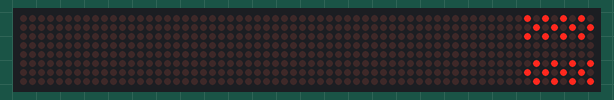
This sketch was run on a simulated Arduino Uno, built with avr-gcc and run on an emulated ATmega328P. Parts: 64×8 LED matrix.

Above: at 0.1 s.
At 1.1 s:
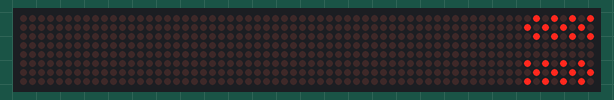

Measured:
- what the display in image 1 shows lasts 1.0 s, from 1.0 s to 2.0 s

The sketch:

Project_Task3-2.ino
```cpp
#include <LedControl.h>

int DIN = 12;
int CS= 11;
int CLK = 10;
LedControl lc=LedControl(DIN,CLK,CS,0);

void setup()
{
  lc.shutdown(0,false);
  lc.setIntensity(0,15);
  lc.clearDisplay(0);
}
void loop(){
  byte arrow1[8]= {0xaa,0x55,0xaa,0x00,0x00,0x55,0xaa,0x55};
  byte arrow2[8]= {0x55,0xaa,0x55,0x00,0x00,0xaa,0x55,0xaa};

  printByte(arrow1);
  delay(1000);

  printByte(arrow2);
  delay(1000);

}
void printEduc8s(){}

void printByte(byte character [])
{
  int i = 0;
  for(i=0;i<8;i++)
  {
    lc.setRow(0,i,character[i]);
  }
}
```
